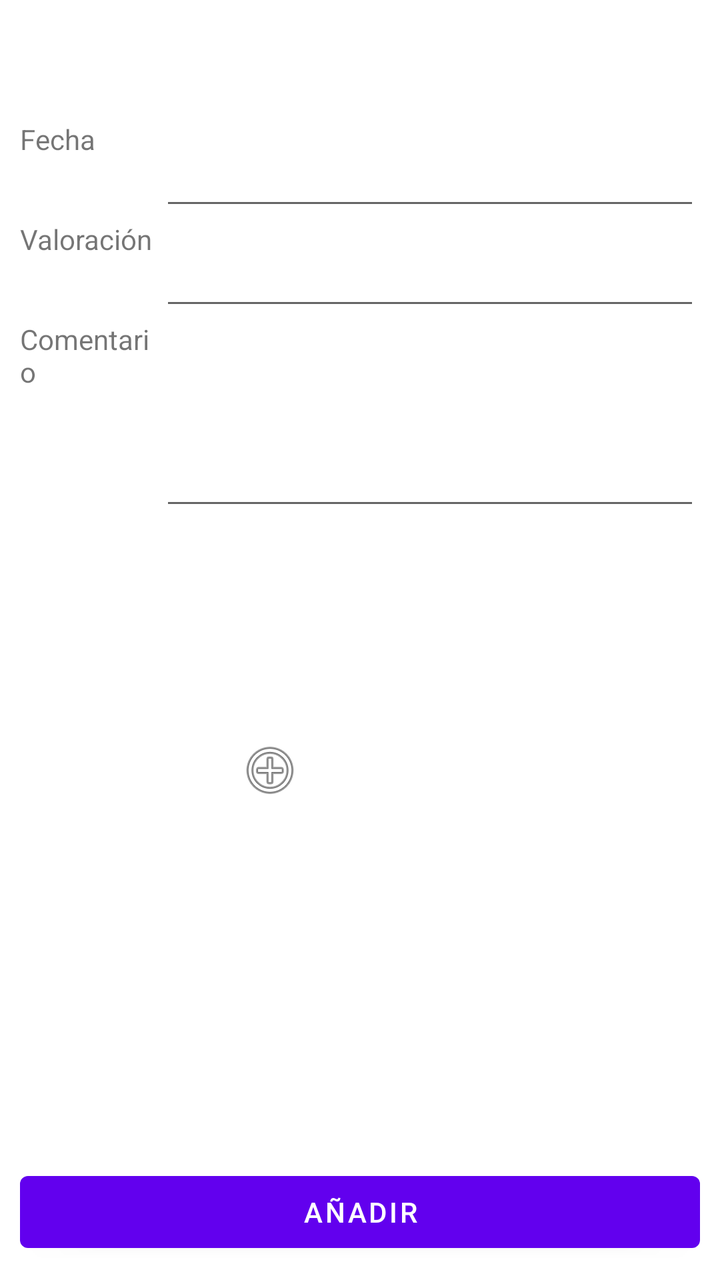
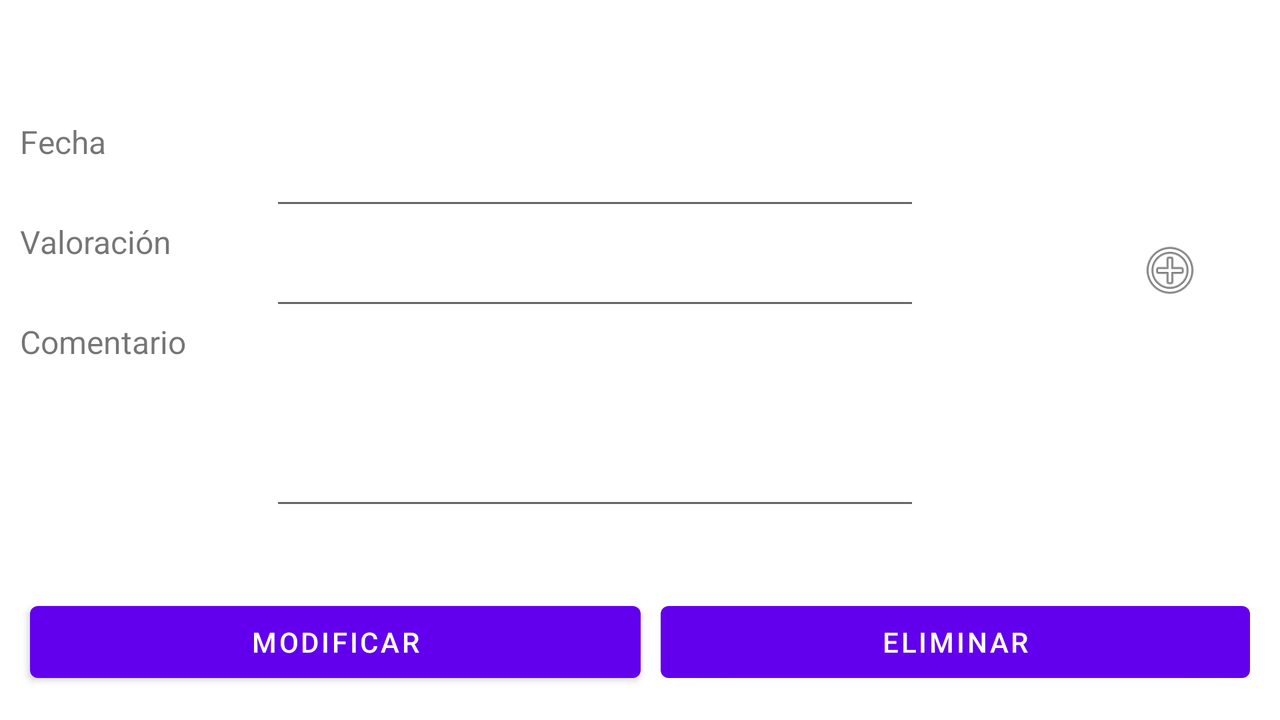

Compare how this app lays out the same screen by default and in its alternative resource folder. The renders come first, then the two layout files and the values they reference.
<!-- AndroidManifest.xml: application theme Theme.TripAlbum -->
<!-- res/layout/activity_new_visit.xml -->
<?xml version="1.0" encoding="utf-8"?>
<androidx.constraintlayout.widget.ConstraintLayout xmlns:android="http://schemas.android.com/apk/res/android"
    xmlns:app="http://schemas.android.com/apk/res-auto"
    xmlns:tools="http://schemas.android.com/tools"
    android:layout_width="match_parent"
    android:layout_height="match_parent"
    android:padding="10dp"
    tools:context=".NewVisitActivity">

    <LinearLayout
        android:id="@+id/linearLayout5"
        android:layout_width="0dp"
        android:layout_height="0dp"
        android:orientation="vertical"
        app:layout_constraintBottom_toBottomOf="parent"
        app:layout_constraintEnd_toEndOf="parent"
        app:layout_constraintStart_toStartOf="parent"
        app:layout_constraintTop_toTopOf="parent">

        <TextView
            android:id="@+id/new_visit_info"
            android:layout_width="match_parent"
            android:layout_height="50dp"
            android:textAlignment="center"
            android:textSize="20sp"
            android:textStyle="bold" />

        <LinearLayout
            android:layout_width="match_parent"
            android:layout_height="50dp"
            android:orientation="horizontal">

            <TextView
                android:id="@+id/textView17"
                android:layout_width="0dp"
                android:layout_height="match_parent"
                android:layout_weight="1"
                android:text="Fecha" />

            <EditText
                android:id="@+id/visit_date"
                android:layout_width="200dp"
                android:layout_height="match_parent"
                android:layout_weight="1"
                android:ems="10"
                android:inputType="date" />
        </LinearLayout>

        <LinearLayout
            android:layout_width="match_parent"
            android:layout_height="50dp"
            android:orientation="horizontal">

            <TextView
                android:id="@+id/textView18"
                android:layout_width="0dp"
                android:layout_height="match_parent"
                android:layout_weight="1"
                android:text="Valoración" />

            <EditText
                android:id="@+id/visit_rating"
                android:layout_width="200dp"
                android:layout_height="match_parent"
                android:layout_weight="1"
                android:ems="10"
                android:inputType="numberDecimal" />

        </LinearLayout>

        <LinearLayout
            android:layout_width="match_parent"
            android:layout_height="100dp"
            android:orientation="horizontal">

            <TextView
                android:id="@+id/textView19"
                android:layout_width="0dp"
                android:layout_height="match_parent"
                android:layout_weight="1"
                android:text="Comentario" />

            <EditText
                android:id="@+id/visit_comment"
                android:layout_width="200dp"
                android:layout_height="match_parent"
                android:layout_weight="1"
                android:ems="10"
                android:inputType="textPersonName" />
        </LinearLayout>

        <ImageView
            android:id="@+id/visit_image"
            android:layout_width="250dp"
            android:layout_height="250dp"
            android:cropToPadding="false"
            android:onClick="selectPicture"
            android:scaleType="centerInside"
            android:visibility="visible"
            app:srcCompat="@android:drawable/ic_menu_add"
            tools:srcCompat="@tools:sample/avatars" />

    </LinearLayout>

    <Button
        android:id="@+id/button2"
        android:layout_width="match_parent"
        android:layout_height="wrap_content"
        android:onClick="addVisit"
        android:text="Añadir"
        app:layout_constraintBottom_toBottomOf="@+id/linearLayout5"
        tools:layout_editor_absoluteX="10dp" />
</androidx.constraintlayout.widget.ConstraintLayout>
<!-- resources referenced by this layout -->
<resources>
  <style name="Theme.TripAlbum" parent="Theme.MaterialComponents.DayNight.DarkActionBar">
          
          <item name="colorPrimary">@color/purple_500</item>
          <item name="colorPrimaryVariant">@color/purple_700</item>
          <item name="colorOnPrimary">@color/white</item>
          
          <item name="colorSecondary">@color/teal_200</item>
          <item name="colorSecondaryVariant">@color/teal_700</item>
          <item name="colorOnSecondary">@color/black</item>
          
          <item name="android:statusBarColor" tools:targetApi="l">?attr/colorPrimaryVariant</item>
          
      </style>
</resources>
<!-- res/layout-land/activity_new_visit.xml (the repository's variant of the layout above) -->
<!-- drawn on the phone turned sideways -->
<?xml version="1.0" encoding="utf-8"?>
<androidx.constraintlayout.widget.ConstraintLayout xmlns:android="http://schemas.android.com/apk/res/android"
    xmlns:app="http://schemas.android.com/apk/res-auto"
    xmlns:tools="http://schemas.android.com/tools"
    android:layout_width="match_parent"
    android:layout_height="match_parent"
    android:padding="10dp"
    tools:context=".view.NewVisitView">

    <LinearLayout
        android:layout_width="match_parent"
        android:layout_height="match_parent"
        android:orientation="horizontal"
        app:layout_constraintBottom_toBottomOf="parent"
        app:layout_constraintEnd_toEndOf="parent"
        app:layout_constraintStart_toStartOf="parent"
        app:layout_constraintTop_toTopOf="parent">

        <LinearLayout
            android:id="@+id/linearLayout6"
            android:layout_width="450dp"
            android:layout_height="match_parent"
            android:orientation="vertical">

            <TextView
                android:id="@+id/modify_visit_info"
                android:layout_width="match_parent"
                android:layout_height="50dp"
                android:textAlignment="center"
                android:textSize="20sp"
                android:textStyle="bold" />

            <LinearLayout
                android:layout_width="match_parent"
                android:layout_height="50dp"
                android:orientation="horizontal">

                <TextView
                    android:id="@+id/textView20"
                    android:layout_width="0dp"
                    android:layout_height="match_parent"
                    android:layout_weight="1"
                    android:text="@string/date"
                    android:textSize="16sp" />

                <EditText
                    android:id="@+id/modify_visit_date"
                    android:layout_width="200dp"
                    android:layout_height="match_parent"
                    android:layout_weight="1"
                    android:ems="10"
                    android:inputType="date" />
            </LinearLayout>

            <LinearLayout
                android:layout_width="match_parent"
                android:layout_height="50dp"
                android:orientation="horizontal">

                <TextView
                    android:id="@+id/textView21"
                    android:layout_width="0dp"
                    android:layout_height="match_parent"
                    android:layout_weight="1"
                    android:text="Valoración"
                    android:textSize="16sp" />

                <EditText
                    android:id="@+id/modify_visit_rating"
                    android:layout_width="200dp"
                    android:layout_height="match_parent"
                    android:layout_weight="1"
                    android:ems="10"
                    android:inputType="numberDecimal" />
            </LinearLayout>

            <LinearLayout
                android:layout_width="match_parent"
                android:layout_height="100dp"
                android:orientation="horizontal">

                <TextView
                    android:id="@+id/textView22"
                    android:layout_width="0dp"
                    android:layout_height="match_parent"
                    android:layout_weight="1"
                    android:text="Comentario"
                    android:textSize="16sp" />

                <EditText
                    android:id="@+id/modify_visit_comment"
                    android:layout_width="200dp"
                    android:layout_height="match_parent"
                    android:layout_weight="1"
                    android:ems="10"
                    android:inputType="textPersonName" />

            </LinearLayout>

        </LinearLayout>

        <ImageView
            android:id="@+id/modify_visit_image"
            android:layout_width="250dp"
            android:layout_height="250dp"
            android:onClick="selectPicture"
            android:scaleType="center"
            android:visibility="visible"
            app:srcCompat="@android:drawable/ic_menu_add"
            tools:srcCompat="@tools:sample/avatars" />

    </LinearLayout>

    <LinearLayout
        android:id="@+id/linearLayout7"
        android:layout_width="match_parent"
        android:layout_height="0dp"
        android:orientation="horizontal"
        app:layout_constraintBottom_toBottomOf="parent"
        tools:layout_editor_absoluteX="10dp">

        <Button
            android:id="@+id/update_button"
            android:layout_width="wrap_content"
            android:layout_height="wrap_content"
            android:layout_margin="5dp"
            android:layout_weight="1"
            android:onClick="modifyVisit"
            android:text="Modificar" />

        <Button
            android:id="@+id/delete_button"
            android:layout_width="wrap_content"
            android:layout_height="wrap_content"
            android:layout_margin="5dp"
            android:layout_weight="1"
            android:onClick="deleteVisit"
            android:text="Eliminar"
            android:visibility="visible" />
    </LinearLayout>

</androidx.constraintlayout.widget.ConstraintLayout>
<!-- resources referenced by the variant -->
<!-- as the phone turned sideways resolves them -->
<resources>
  <string name="date">Fecha</string>
  <style name="Theme.TripAlbum" parent="Theme.MaterialComponents.DayNight.DarkActionBar">
          
          <item name="colorPrimary">@color/purple_500</item>
          <item name="colorPrimaryVariant">@color/purple_700</item>
          <item name="colorOnPrimary">@color/white</item>
          
          <item name="colorSecondary">@color/teal_200</item>
          <item name="colorSecondaryVariant">@color/teal_700</item>
          <item name="colorOnSecondary">@color/black</item>
          
          <item name="android:statusBarColor" tools:targetApi="l">?attr/colorPrimaryVariant</item>
          
      </style>
</resources>
